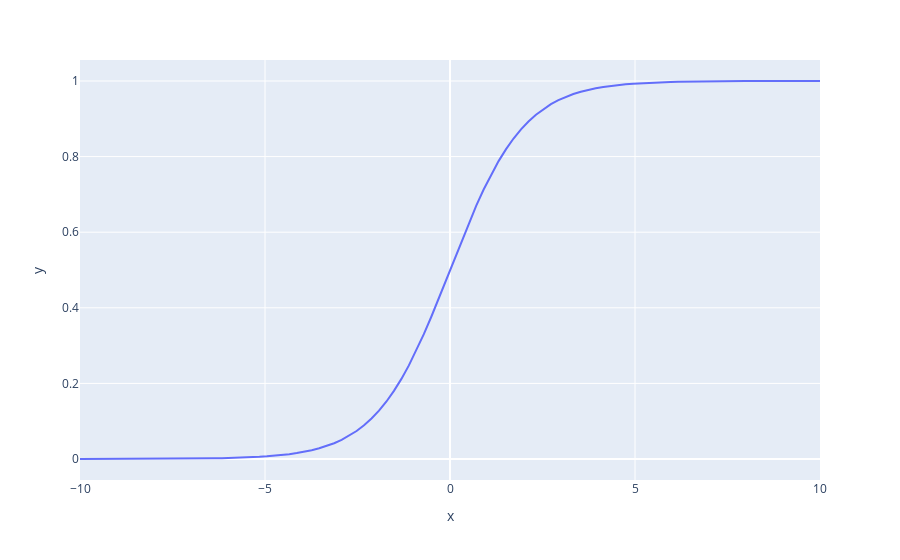

Notebook code cell kept with this figure:
### Code cell
x = np.linspace(-10, 10, 100)
px.line(x=x, y=sigmoide(x))
